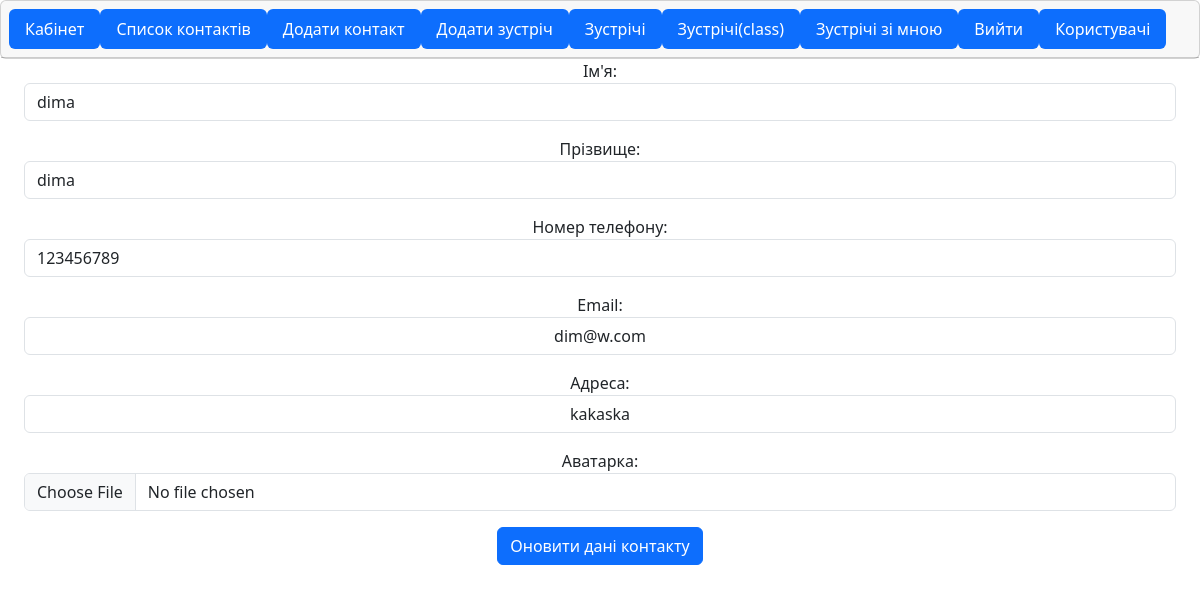
Page /phones/edit_contact/2/ (signed in) on the committed database.
### PhoneBook/models.py (models this page shows, shortened)
class Contact(models.Model):
    first_name = models.CharField(max_length=50)
    last_name = models.CharField(max_length=50)
    phone_number = models.CharField(max_length=15)
    email = models.EmailField(max_length=100, null=True, default=None)
    address = models.TextField(null=True, default=None)
    profile_picture = models.ImageField( null=True, blank=True, upload_to=".")
    user = models.ForeignKey("UserManager.MySuperUser", on_delete=models.CASCADE)

### PhoneBook/views.py (the view)
# urls.py: path("edit_contact/<int:id>/",views.edit_contact,name="edit_contact"),
@login_required
def edit_contact(request, id):
    contact = Contact.objects.filter(pk=id, user=request.user).first()
    form = ContactForm(data=request.POST or None, files=request.FILES or None, instance=contact)
    if request.POST and form.changed_data:
        form.save()
        messages.add_message(request=request, level=messages.SUCCESS, message=f"Контакт '{contact}' успішно змінено!")
        return redirect("get_contacts")
    return render(request,"edit_contact.html", context=dict(form=form))

### PhoneBook/forms.py
class ContactForm(forms.ModelForm):
    first_name = forms.CharField(max_length=50, widget=forms.TextInput(attrs={"class": "form-control"}), label="Ім'я")
    last_name = forms.CharField(max_length=50, widget=forms.TextInput(attrs={"class": "form-control"}), label="Прізвище")
    phone_number = forms.CharField(max_length=15, widget=forms.TextInput(attrs={"class": "form-control"}), label="Номер телефону")
    email = forms.EmailField(required=False, max_length=100, widget=forms.EmailInput(attrs={"class": "form-control text-center"}), label="Email")
    address = forms.CharField(required=False, widget=forms.TextInput(attrs={"class": "form-control text-center", "rows": 3}), label="Адреса")
    profile_picture = forms.ImageField(required=False, widget=forms.ClearableFileInput(attrs={"class": "form-control text-center"}), label="Aватарка")
    class Meta:
        model = Contact
        fields = ("first_name", "last_name", "phone_number", "email", "address", "profile_picture",)

### PhoneBook/templates/edit_contact.html (shortened to what this page needs)
{% extends "base.html" %}
{% block content %}
    <form method="post" enctype="multipart/form-data">
        {{ form.as_p }}
        <input type="submit" value="Оновити дані контакту" class = "btn btn-primary">
    </form>
{% endblock content %}

### rows in the picture
Contact: first_name "dima", last_name "dima", phone_number "123456789", email "dim@w.com", address "kakaska"
